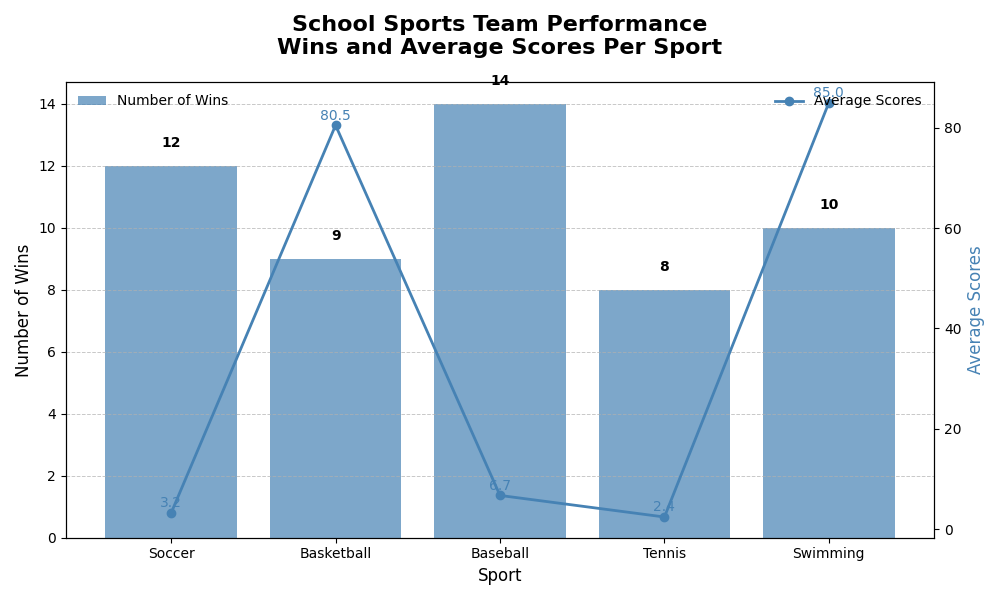

Source code (Python):
import matplotlib.pyplot as plt
import numpy as np

# Define sports categories
sports = ['Soccer', 'Basketball', 'Baseball', 'Tennis', 'Swimming']

# Number of wins by each sports team
wins = [12, 9, 14, 8, 10]

# Average score for each sports team
avg_scores = [3.2, 80.5, 6.7, 2.4, 85.0]

# Single color for bars and line
consistent_color = '#4682B4'

# Create the figure and axis
fig, ax1 = plt.subplots(figsize=(10, 6))

# Bar chart for number of wins with consistent color
bars = ax1.bar(sports, wins, color=consistent_color, alpha=0.7)

# Line plot for average scores with consistent color
ax2 = ax1.twinx()
ax2.plot(sports, avg_scores, color=consistent_color, marker='o', linestyle='-', linewidth=2, label='Average Scores')

# Title and labels
ax1.set_title('School Sports Team Performance\nWins and Average Scores Per Sport', fontsize=16, fontweight='bold', pad=20)
ax1.set_xlabel('Sport', fontsize=12)
ax1.set_ylabel('Number of Wins', fontsize=12)
ax2.set_ylabel('Average Scores', fontsize=12, color=consistent_color)

# Annotating each bar with the number of wins
for bar in bars:
    yval = bar.get_height()
    ax1.text(bar.get_x() + bar.get_width() / 2, yval + 0.5, int(yval), ha='center', va='bottom', fontsize=10, fontweight='bold')

# Annotating each point with the average score
for i, value in enumerate(avg_scores):
    ax2.text(i, value + 0.5, f'{value}', color=consistent_color, fontsize=10, ha='center', va='bottom')

# Gridlines for readability
ax1.yaxis.grid(True, linestyle='--', linewidth=0.7, alpha=0.7)

# Legends
ax1.legend(['Number of Wins'], loc='upper left', frameon=False)
ax2.legend(loc='upper right', frameon=False)

# Adjust layout to prevent overlapping
plt.tight_layout()

# Display the plot
plt.show()
